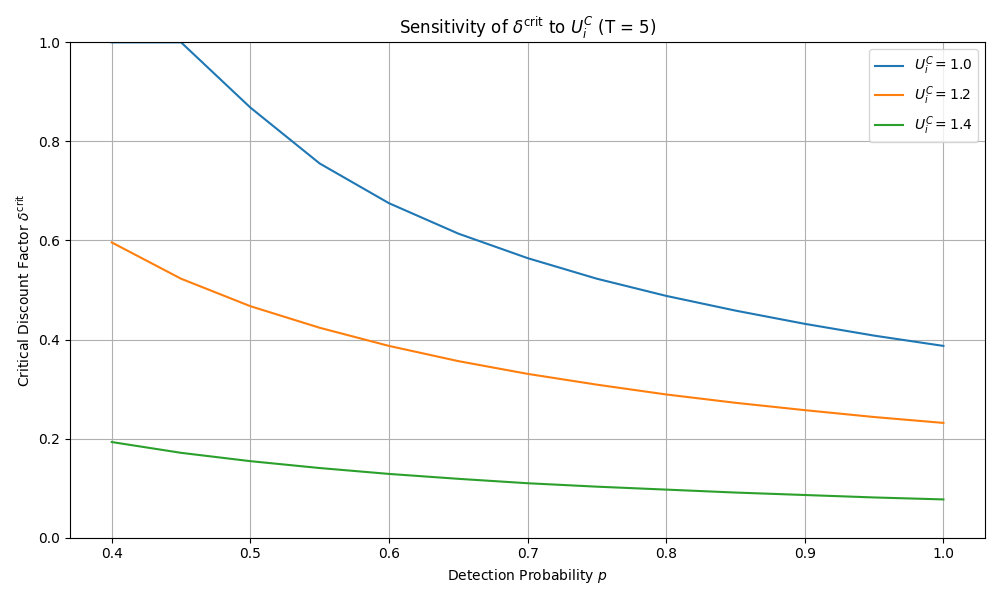

This chart was generated by the following Python code:
import matplotlib.pyplot as plt
import numpy as np

# Parâmetros
p_vals = np.linspace(0.4, 1.0, 13)
UC_vals = [1.0, 1.2, 1.4]
T_fixed = 5
UB = 1.5
UP = 0.2

# Cálculo
delta_curves = {UC: [] for UC in UC_vals}
for UC in UC_vals:
    for p in p_vals:
        for delta in np.linspace(0.01, 0.999, 1000):
            lhs = UC
            rhs = (1 - delta) * UB + delta * (
                p * UP * (1 - delta**T_fixed) + (1 - p) * UB * (1 - delta**T_fixed) + delta**T_fixed * UC
            )
            if lhs >= rhs:
                delta_curves[UC].append(delta)
                break
        else:
            delta_curves[UC].append(1.0)

# Plot
plt.figure(figsize=(10, 6))
for UC in UC_vals:
    plt.plot(p_vals, delta_curves[UC], label=f'$U^C_i = {UC}$')

plt.xlabel('Detection Probability $p$')
plt.ylabel('Critical Discount Factor $\delta^{\\text{crit}}$')
plt.title('Sensitivity of $\delta^{\\text{crit}}$ to $U^C_i$ (T = 5)')
plt.legend()
plt.grid(True)
plt.ylim(0, 1.0)
plt.tight_layout()
plt.show()
